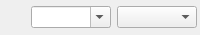
         <widget class="QFrame" name="frameAdv">
          <property name="sizePolicy">
           <sizepolicy hsizetype="Expanding" vsizetype="Preferred">
            <horstretch>0</horstretch>
            <verstretch>0</verstretch>
           </sizepolicy>
          </property>
          <property name="minimumSize">
           <size>
            <width>0</width>
            <height>0</height>
           </size>
          </property>
          <property name="maximumSize">
           <size>
            <width>16777215</width>
            <height>35</height>
           </size>
          </property>
          <property name="frameShape">
           <enum>QFrame::NoFrame</enum>
          </property>
          <property name="frameShadow">
           <enum>QFrame::Raised</enum>
          </property>
          <layout class="QHBoxLayout" name="horizontalLayout_7">
           <property name="margin">
            <number>0</number>
           </property>
           <item>
            <widget class="QPushButton" name="addBookPar">
             <property name="maximumSize">
              <size>
               <width>25</width>
               <height>16777215</height>
              </size>
             </property>
             <property name="toolTip">
              <string>Save Profile</string>
             </property>
             <property name="text">
              <string/>
             </property>
             <property name="icon">
              <iconset resource="../mainwin.qrc">
               <normaloff>:/images/images/bookmark_add.png</normaloff>:/images/images/bookmark_add.png</iconset>
             </property>
             <property name="flat">
              <bool>true</bool>
             </property>
            </widget>
           </item>
           <item>
            <widget class="QComboBox" name="comboAdv">
             <property name="editable">
              <bool>true</bool>
             </property>
            </widget>
           </item>
           <item>
            <widget class="QComboBox" name="comboPar">
             <property name="maximumSize">
              <size>
               <width>300</width>
               <height>16777215</height>
              </size>
             </property>
             <property name="insertPolicy">
              <enum>QComboBox::InsertAfterCurrent</enum>
             </property>
            </widget>
           </item>
           <item>
            <spacer name="horizontalSpacer_2">
             <property name="orientation">
              <enum>Qt::Horizontal</enum>
             </property>
             <property name="sizeType">
              <enum>QSizePolicy::Fixed</enum>
             </property>
             <property name="sizeHint" stdset="0">
              <size>
               <width>3</width>
               <height>20</height>
              </size>
             </property>
            </spacer>
           </item>
          </layout>
         </widget>
